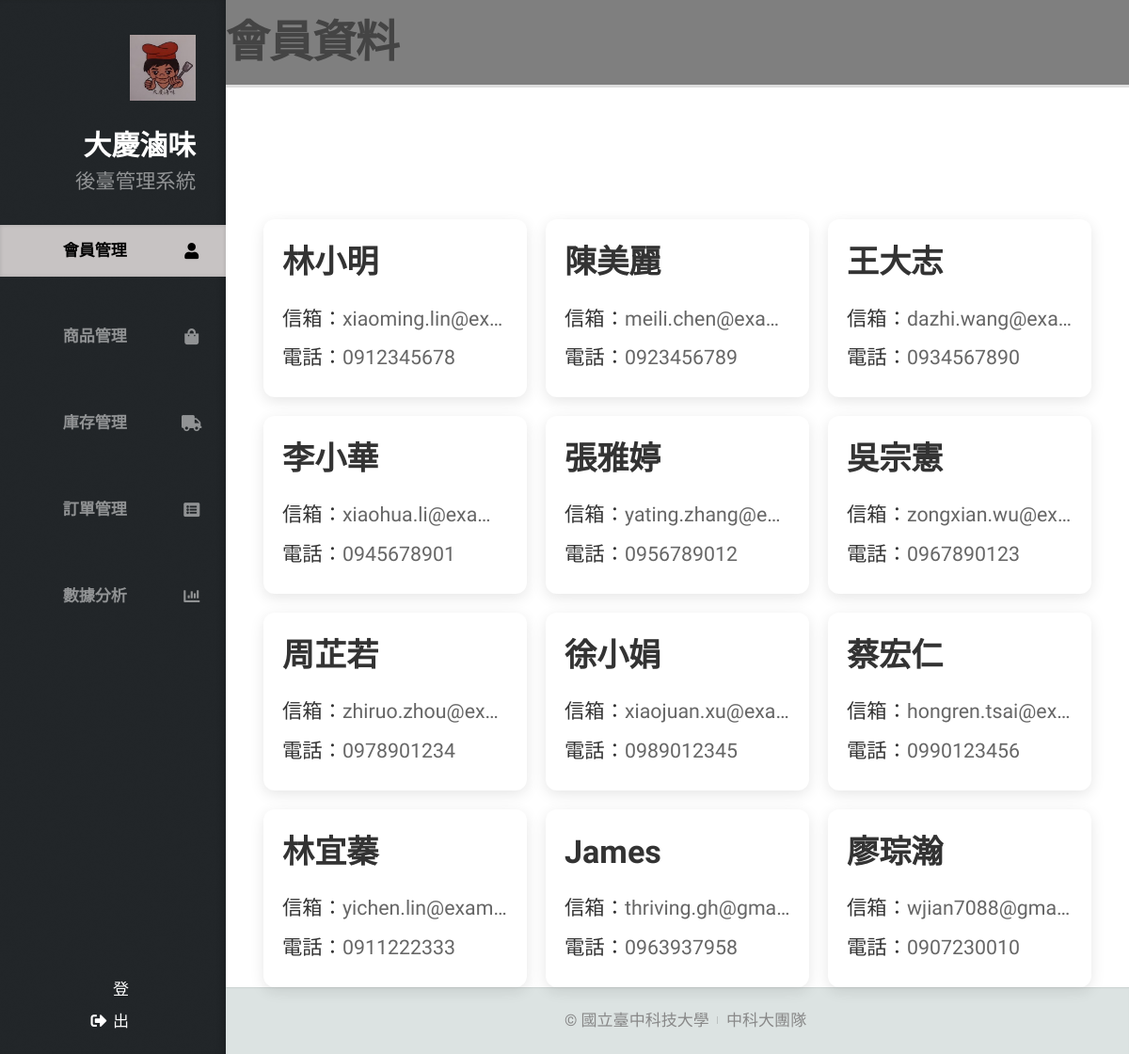
The app's page /Backstage/index.php (signed in), older data.
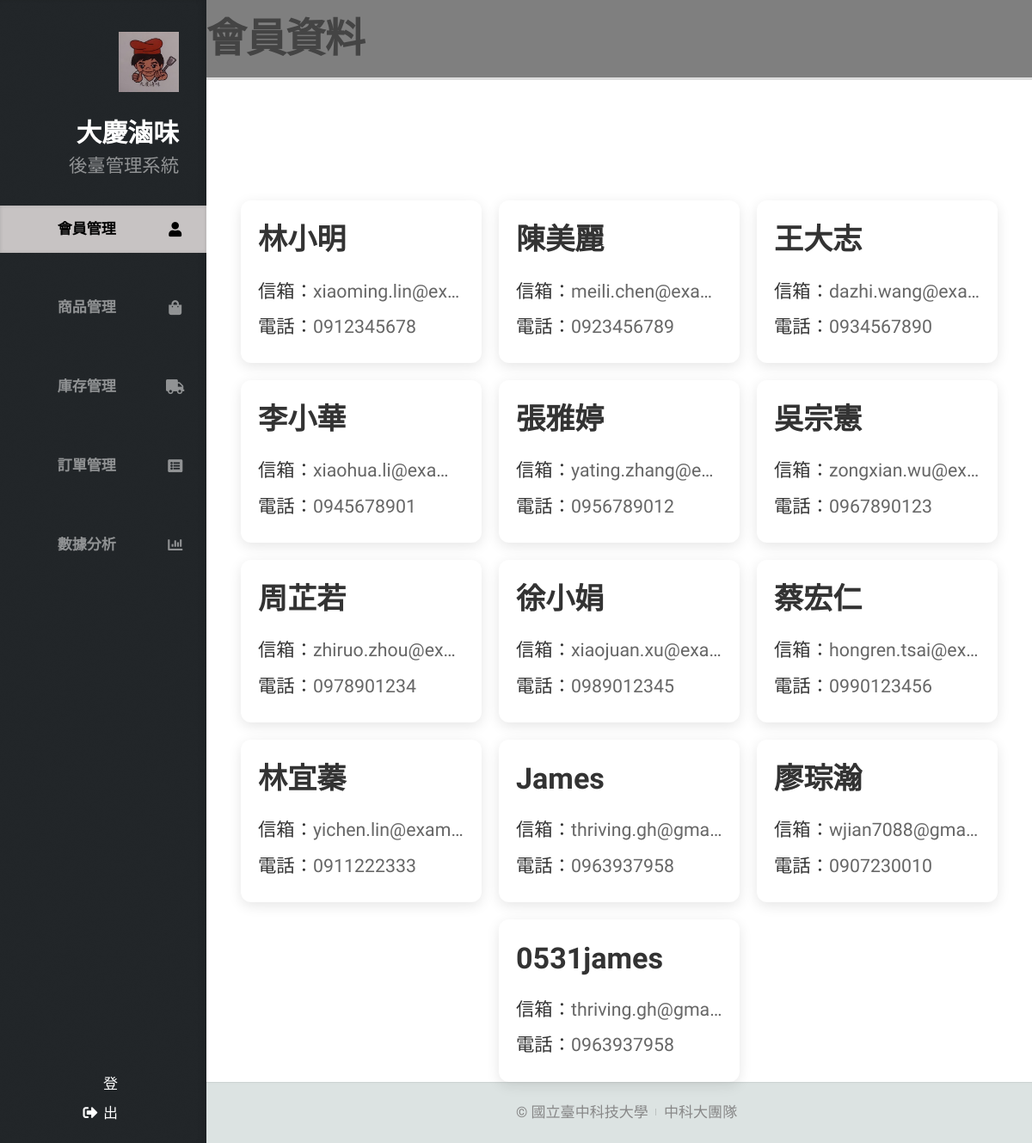
The same page, newer data.
### tables this page shows
CREATE TABLE `customer` (
  `Customer_ID` int(11) NOT NULL COMMENT '顧客 ID',
  `Customer_name` varchar(100) DEFAULT NULL COMMENT '顧客姓名',
  `Customer_mail` varchar(100) DEFAULT NULL COMMENT '顧客電子郵件',
  `Customer_phone` varchar(20) DEFAULT NULL COMMENT '顧客電話'
);

### Backstage/index.php (the view, shortened to what this page needs)
<!DOCTYPE HTML>
<html>
<head>
  <link rel="stylesheet" href="assets/css/main.css" />
  <link rel="stylesheet" href="assets/css/members.css" />
  <link rel="stylesheet" href="https://cdn.jsdelivr.net/npm/sweetalert2@11.0.18/dist/sweetalert2.min.css">
</head>
<body class="is-preload">
  <div id="header">
      <div class="top">
        <div id="logo">
          <div class="image">
            <span class="image avatar48"><img src="images/LOGOS.jpg" alt="" /></span>
          </div>
          <div class="content">
            <h1 id="title">大慶滷味</h1>
            <p>後臺管理系統</p>
          </div>
        </div>
        <nav id="nav">
          <ul>
            <li><a href="index.php" id="top-link"><span class="icon solid fa-user" style="color: #000;">會員管理</span></a></li>
            <li><a href="commodity.php" id="portfolio-link" data-username="<?php echo $_SESSION['username']; ?>"><span class="icon solid fa-shopping-bag">商品管理</span></a></li>
            <li><a href="commrid.php" id="porrid-link" data-username="<?php echo $_SESSION['username']; ?>"><span class="icon solid fa-truck">庫存管理</span></a></li>
            <li><a href="order_history.php" id="about-link" data-username="<?php echo $_SESSION['username']; ?>"><span class="icon solid fa-list-alt">訂單管理</span></a></li>
            <li><a href="dataanalysis.php" id="contact-link" data-username="<?php echo $_SESSION['username']; ?>"><span class="icon solid fa-chart-bar">數據分析</span></a></li>
          </ul>
        </nav>
      </div>
      <div class="bottom">
        <ul class="icons">
          <li><span class="icon solid fa-sign-out-alt"><a href="logout.php">登出</a></span></li>
        </ul>
      </div>
  </div>
  <div id="main">
    <h2 class="member-title">會員資料</h2>
    <div class="member-container">
      <?php
      include("db_connection.php");
      $sql = "SELECT Customer_name, Customer_mail, Customer_phone FROM customer";
      $result = $conn->query($sql);
      if ($result->num_rows > 0):
        while ($row = $result->fetch_assoc()): ?>
          <div class="member-card">
            <h3><?php echo htmlspecialchars($row['Customer_name']); ?></h3>
            <p><strong>信箱：</strong><?php echo htmlspecialchars($row['Customer_mail']); ?></p>
            <p><strong>電話：</strong><?php echo htmlspecialchars($row['Customer_phone']); ?></p>
          </div>
      <?php endwhile;
      else: ?>
        <p>目前無會員資料。</p>
      <?php endif;
      ?>
    </div>
  </div>
  <div id="footer">
    <ul class="copyright">
      <li>&copy; 國立臺中科技大學</li><li>中科大團隊 </li>
    </ul>
  </div>
</body>
</html>

### Backstage/assets/css/members.css (style rules this page uses)
#top-link { background: rgb(199, 195, 195); box-shadow: inset 0 0 0.25em 0 rgba(0, 0, 0, 0.125); }
body .member-title { margin-bottom: 20px; font-size: 2.2em; font-weight: bold; text-align: left; color: #444; padding: 10px 0; border-bottom: 3px solid #ddd; }
body .member-container { display: flex; flex-wrap: wrap; gap: 20px; padding-top: 120px; justify-content: center; }
body .member-card { background-color: white; border-radius: 12px; padding: 20px; width: 280px; box-shadow: 0 4px 15px rgba(0, 0, 0, 0.1); transition: transform 0.3s ease, box-shadow 0.3s ease; word-wrap: break-word; overflow-wrap: break-word; }
body .member-card h3 { margin: 0 0 15px; font-size: 1.6em; color: #333; font-weight: 600; }
body .member-card p { margin: 4px 0; color: #666; font-size: 1em; white-space: nowrap; overflow: hidden; text-overflow: ellipsis; cursor: pointer; }
body .member-card p strong { color: #333; }

Row changes from the older to the newer data that the page shows:
added customer: Customer_name "0531james", Customer_mail "thriving.gh@gma…", Customer_phone "0963937958"
